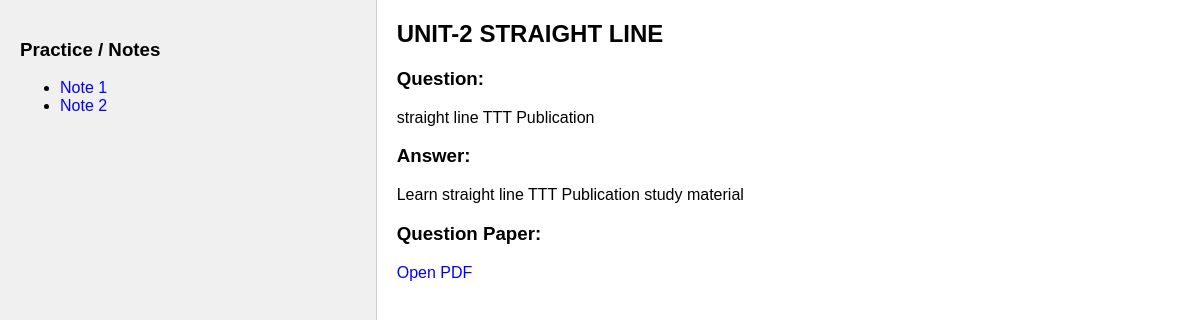
Page /student/dcet/3 (signed in) on the committed database.
### app.py (models this page shows)
class DCETMaterial(db.Model):
    id = db.Column(db.Integer, primary_key=True)
    subject_id = db.Column(db.Integer, db.ForeignKey('subject.id'), nullable=False)
    title = db.Column(db.String(200), nullable=False)
    question = db.Column(db.Text, nullable=False)
    answer = db.Column(db.Text, nullable=True)
    qp_file = db.Column(db.String(200), nullable=True)

### app.py (the view)
@app.route('/student/dcet/<int:material_id>')
def student_dcet(material_id):
    if 'student_id' not in session:
        return redirect('/login')
    material = DCETMaterial.query.get_or_404(material_id)
    return render_template('student_dcet.html', material=material)

### app.py (called while the page is built)
@app.after_request
def add_header(response):
    response.headers["Cache-Control"] = "no-cache, no-store, must-revalidate"
    response.headers["Pragma"] = "no-cache"
    response.headers["Expires"] = "0"
    return response

### templates/student_dcet.html (shortened to what this page needs)
<!DOCTYPE html>
<html>
<head>
</head>
<body>
    <div class="container">
        <div class="left">
            <h3>Practice / Notes</h3>
            <ul>
                <li><a href="#">Note 1</a></li>
                <li><a href="#">Note 2</a></li>
            </ul>
        </div>
        <div class="right">
            <h2>{{ material.title }}</h2>
            <h3>Question:</h3>
            <p>{{ material.question }}</p>
            {% if material.answer %}
            <h3>Answer:</h3>
            <p>{{ material.answer }}</p>
            {% endif %}
            {% if material.qp_file %}
            <h3>Question Paper:</h3>
            <a href="{{ url_for('static', filename='uploads/' ~ material.qp_file.split('/')[-1]) }}" target="_blank">Open PDF</a>
            {% endif %}
        </div>
    </div>
</body>
</html>

### templates/student_dcet.html (style rules this page uses)
body { font-family: Arial,'Poppins', sans-serif; margin: 0; }
.container { display: flex; height: 100vh; }
.left, .right { padding: 20px; overflow-y: auto; }
.left { width: 30%; background-color: #f0f0f0; border-right: 1px solid #ccc; }
.right { width: 70%; }
h2 { margin-top: 0; }
a { text-decoration: none; color: blue; }

### rows in the picture
DCETMaterial: title "UNIT-2 STRAIGHT LINE", question "straight line TTT Publication", answer "Learn straight line TTT Publication study material"
